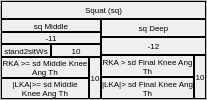
            <widget class="QFrame" name="SittingDown_or_Squat_Frame_2">
             <property name="frameShape">
              <enum>QFrame::Shape::StyledPanel</enum>
             </property>
             <property name="frameShadow">
              <enum>QFrame::Shadow::Raised</enum>
             </property>
             <layout class="QVBoxLayout" name="verticalLayout_15">
              <property name="spacing">
               <number>0</number>
              </property>
              <property name="leftMargin">
               <number>0</number>
              </property>
              <property name="topMargin">
               <number>0</number>
              </property>
              <property name="rightMargin">
               <number>0</number>
              </property>
              <property name="bottomMargin">
               <number>0</number>
              </property>
              <item>
               <widget class="QLabel" name="SittingDown_or_Squat_Label_3">
                <property name="maximumSize">
                 <size>
                  <width>16777215</width>
                  <height>18</height>
                 </size>
                </property>
                <property name="font">
                 <font>
                  <pointsize>6</pointsize>
                 </font>
                </property>
                <property name="frameShape">
                 <enum>QFrame::Shape::Box</enum>
                </property>
                <property name="text">
                 <string>Squat (sq)</string>
                </property>
                <property name="alignment">
                 <set>Qt::AlignmentFlag::AlignCenter</set>
                </property>
               </widget>
              </item>
              <item>
               <layout class="QHBoxLayout" name="SittingDown_or_Squat_horizontalLayout_3">
                <property name="spacing">
                 <number>0</number>
                </property>
                <item>
                 <layout class="QVBoxLayout" name="sdMiddle_or_sqMiddle_verticalLayout_3">
                  <property name="spacing">
                   <number>0</number>
                  </property>
                  <item>
                   <widget class="QLabel" name="flag115_label">
                    <property name="maximumSize">
                     <size>
                      <width>16777215</width>
                      <height>18</height>
                     </size>
                    </property>
                    <property name="font">
                     <font>
                      <pointsize>6</pointsize>
                     </font>
                    </property>
                    <property name="frameShape">
                     <enum>QFrame::Shape::Box</enum>
                    </property>
                    <property name="text">
                     <string>sq Middle</string>
                    </property>
                    <property name="alignment">
                     <set>Qt::AlignmentFlag::AlignCenter</set>
                    </property>
                    <property name="wordWrap">
                     <bool>true</bool>
                    </property>
                   </widget>
                  </item>
                  <item>
                   <widget class="QLabel" name="stateNumber_minus5_or_minus11_Label_3">
                    <property name="maximumSize">
                     <size>
                      <width>16777215</width>
                      <height>18</height>
                     </size>
                    </property>
                    <property name="font">
                     <font>
                      <pointsize>6</pointsize>
                     </font>
                    </property>
                    <property name="frameShape">
                     <enum>QFrame::Shape::Box</enum>
                    </property>
                    <property name="text">
                     <string>-11</string>
                    </property>
                    <property name="alignment">
                     <set>Qt::AlignmentFlag::AlignCenter</set>
                    </property>
                    <property name="wordWrap">
                     <bool>true</bool>
                    </property>
                   </widget>
                  </item>
                  <item>
                   <layout class="QHBoxLayout" name="sdMiddle_or_sqMiddle_Flag11_horizontalLayout_3">
                    <property name="spacing">
                     <number>0</number>
                    </property>
                    <item>
                     <widget class="QLabel" name="flag11_label">
                      <property name="font">
                       <font>
                        <pointsize>6</pointsize>
                       </font>
                      </property>
                      <property name="frameShape">
                       <enum>QFrame::Shape::Box</enum>
                      </property>
                      <property name="text">
                       <string>stand2sitWs</string>
                      </property>
                      <property name="alignment">
                       <set>Qt::AlignmentFlag::AlignCenter</set>
                      </property>
                      <property name="wordWrap">
                       <bool>true</bool>
                      </property>
                     </widget>
                    </item>
                    <item>
                     <widget class="QLabel" name="label_25">
                      <property name="font">
                       <font>
                        <pointsize>6</pointsize>
                       </font>
                      </property>
                      <property name="layoutDirection">
                       <enum>Qt::LayoutDirection::RightToLeft</enum>
                      </property>
                      <property name="frameShape">
                       <enum>QFrame::Shape::Box</enum>
                      </property>
                      <property name="text">
                       <string>10</string>
                      </property>
                      <property name="alignment">
                       <set>Qt::AlignmentFlag::AlignCenter</set>
                      </property>
                     </widget>
                    </item>
                   </layout>
                  </item>
                  <item>
                   <layout class="QHBoxLayout" name="sdMiddle_or_sqMiddle_Flag12and13_horizontalLayout_3">
                    <property name="spacing">
                     <number>0</number>
                    </property>
                    <item>
                     <layout class="QVBoxLayout" name="sdMiddle_or_sqMiddle_Flag12and13_verticalLayout_3">
                      <property name="spacing">
                       <number>0</number>
                      </property>
                      <item>
                       <widget class="QLabel" name="flag12_label">
                        <property name="font">
                         <font>
                          <pointsize>6</pointsize>
                         </font>
                        </property>
                        <property name="frameShape">
                         <enum>QFrame::Shape::Box</enum>
                        </property>
                        <property name="text">
                         <string>RKA &gt;= sd Middle Knee Ang Th</string>
                        </property>
                        <property name="alignment">
                         <set>Qt::AlignmentFlag::AlignCenter</set>
                        </property>
                        <property name="wordWrap">
                         <bool>true</bool>
                        </property>
                       </widget>
                      </item>
                      <item>
                       <widget class="QLabel" name="flag13_label">
                        <property name="font">
                         <font>
                          <pointsize>6</pointsize>
                         </font>
                        </property>
                        <property name="frameShape">
                         <enum>QFrame::Shape::Box</enum>
                        </property>
                        <property name="text">
                         <string>|LKA|&gt;= sd Middle Knee Ang Th</string>
                        </property>
                        <property name="alignment">
                         <set>Qt::AlignmentFlag::AlignCenter</set>
                        </property>
                        <property name="wordWrap">
                         <bool>true</bool>
                        </property>
                       </widget>
                      </item>
                     </layout>
                    </item>
                    <item>
                     <widget class="QLabel" name="label_26">
                      <property name="font">
                       <font>
                        <pointsize>6</pointsize>
                       </font>
                      </property>
                      <property name="layoutDirection">
                       <enum>Qt::LayoutDirection::RightToLeft</enum>
                      </property>
                      <property name="frameShape">
                       <enum>QFrame::Shape::Box</enum>
                      </property>
                      <property name="text">
                       <string>10</string>
                      </property>
                      <property name="alignment">
                       <set>Qt::AlignmentFlag::AlignCenter</set>
                      </property>
                     </widget>
                    </item>
                   </layout>
                  </item>
                 </layout>
                </item>
                <item>
                 <layout class="QVBoxLayout" name="sdFinal_or_sqDeep_verticalLayout_3">
                  <property name="spacing">
                   <number>0</number>
                  </property>
                  <item>
                   <widget class="QLabel" name="flag114_label">
                    <property name="maximumSize">
                     <size>
                      <width>16777215</width>
                      <height>18</height>
                     </size>
                    </property>
                    <property name="font">
                     <font>
                      <pointsize>6</pointsize>
                     </font>
                    </property>
                    <property name="frameShape">
                     <enum>QFrame::Shape::Box</enum>
                    </property>
                    <property name="text">
                     <string>sq Deep</string>
                    </property>
                    <property name="alignment">
                     <set>Qt::AlignmentFlag::AlignCenter</set>
                    </property>
                    <property name="wordWrap">
                     <bool>true</bool>
                    </property>
                   </widget>
                  </item>
                  <item>
                   <widget class="QLabel" name="stateNumber_minus6_or_minus12_Label_3">
                    <property name="maximumSize">
                     <size>
                      <width>16777215</width>
                      <height>18</height>
                     </size>
                    </property>
                    <property name="font">
                     <font>
                      <pointsize>6</pointsize>
                     </font>
                    </property>
                    <property name="frameShape">
                     <enum>QFrame::Shape::Box</enum>
                    </property>
                    <property name="text">
                     <string>-12</string>
                    </property>
                    <property name="alignment">
                     <set>Qt::AlignmentFlag::AlignCenter</set>
                    </property>
                    <property name="wordWrap">
                     <bool>true</bool>
                    </property>
                   </widget>
                  </item>
                  <item>
                   <layout class="QHBoxLayout" name="sdFinal_or_sqDeep_Flag1and2_horizontalLayout_3">
                    <property name="spacing">
                     <number>0</number>
                    </property>
                    <item>
                     <layout class="QVBoxLayout" name="sdFinal_or_sqDeep_Flag1and2_verticalLayout_3">
                      <property name="spacing">
                       <number>0</number>
                      </property>
                      <item>
                       <widget class="QLabel" name="flag14_label">
                        <property name="font">
                         <font>
                          <pointsize>6</pointsize>
                         </font>
                        </property>
                        <property name="frameShape">
                         <enum>QFrame::Shape::Box</enum>
                        </property>
                        <property name="text">
                         <string>RKA &gt; sd Final Knee Ang Th</string>
                        </property>
                        <property name="alignment">
                         <set>Qt::AlignmentFlag::AlignCenter</set>
                        </property>
                        <property name="wordWrap">
                         <bool>true</bool>
                        </property>
                       </widget>
                      </item>
                      <item>
                       <widget class="QLabel" name="flag15_label">
                        <property name="font">
                         <font>
                          <pointsize>6</pointsize>
                         </font>
                        </property>
                        <property name="frameShape">
                         <enum>QFrame::Shape::Box</enum>
                        </property>
                        <property name="text">
                         <string>|LKA|&gt; sd Final Knee Ang Th</string>
                        </property>
                        <property name="alignment">
                         <set>Qt::AlignmentFlag::AlignCenter</set>
                        </property>
                        <property name="wordWrap">
                         <bool>true</bool>
                        </property>
                       </widget>
                      </item>
                     </layout>
                    </item>
                    <item>
                     <widget class="QLabel" name="label_27">
                      <property name="font">
                       <font>
                        <pointsize>6</pointsize>
                       </font>
                      </property>
                      <property name="layoutDirection">
                       <enum>Qt::LayoutDirection::RightToLeft</enum>
                      </property>
                      <property name="frameShape">
                       <enum>QFrame::Shape::Box</enum>
                      </property>
                      <property name="text">
                       <string>10</string>
                      </property>
                      <property name="alignment">
                       <set>Qt::AlignmentFlag::AlignCenter</set>
                      </property>
                     </widget>
                    </item>
                   </layout>
                  </item>
                 </layout>
                </item>
               </layout>
              </item>
             </layout>
            </widget>
